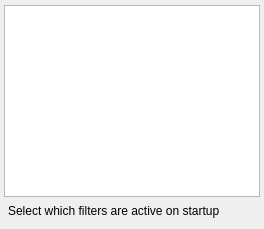
         <widget class="QWidget" name="tools_tab2_">
          <attribute name="title">
           <string>Basic Filters</string>
          </attribute>
          <layout class="QVBoxLayout" name="verticalLayout_7">
           <property name="spacing">
            <number>0</number>
           </property>
           <property name="leftMargin">
            <number>4</number>
           </property>
           <property name="topMargin">
            <number>5</number>
           </property>
           <property name="rightMargin">
            <number>4</number>
           </property>
           <property name="bottomMargin">
            <number>4</number>
           </property>
           <item>
            <widget class="QListWidget" name="tools_list2_">
             <property name="horizontalScrollBarPolicy">
              <enum>Qt::ScrollBarAlwaysOff</enum>
             </property>
             <property name="editTriggers">
              <set>QAbstractItemView::NoEditTriggers</set>
             </property>
             <property name="alternatingRowColors">
              <bool>true</bool>
             </property>
             <property name="selectionMode">
              <enum>QAbstractItemView::MultiSelection</enum>
             </property>
            </widget>
           </item>
           <item>
            <widget class="QWidget" name="widget_9" native="true">
             <property name="minimumSize">
              <size>
               <width>0</width>
               <height>28</height>
              </size>
             </property>
             <layout class="QVBoxLayout" name="verticalLayout_6">
              <property name="spacing">
               <number>0</number>
              </property>
              <property name="margin">
               <number>4</number>
              </property>
              <item>
               <widget class="QLabel" name="tools_label2_">
                <property name="text">
                 <string>Select which filters are active on startup</string>
                </property>
               </widget>
              </item>
             </layout>
            </widget>
           </item>
          </layout>
         </widget>
